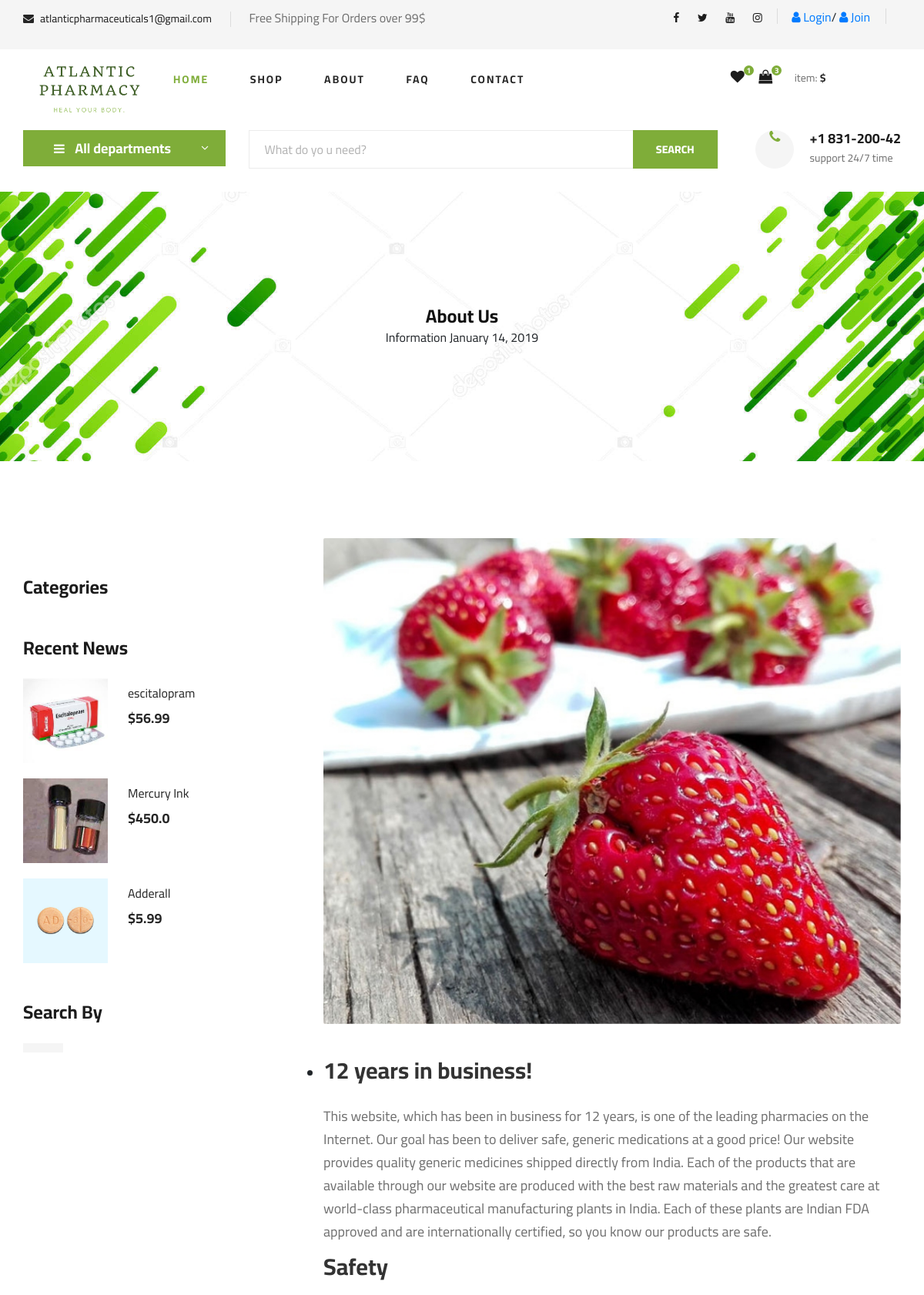
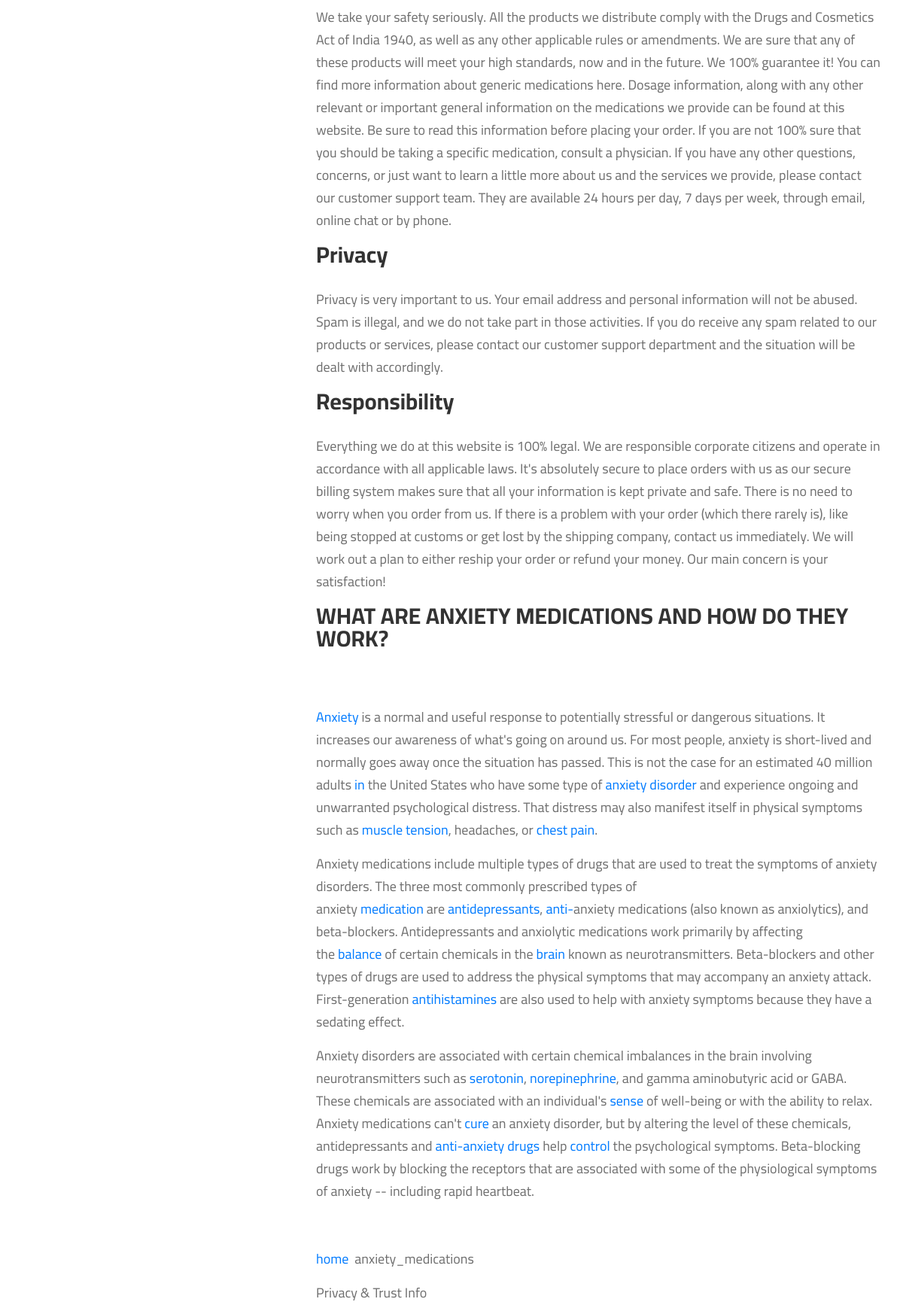
The page /about/ (upper part) on the database its author committed (2 pictures, top to bottom).
### home/models.py (models this page shows, shortened)
class Setting(models.Model):
    objects = None
    STATUS = (
        ('True', 'True'),
        ('False', 'False'),
    )
    title = models.CharField(max_length=150)
    keywords = models.CharField(max_length=255)
    description = models.CharField(max_length=255)
    company = models.CharField(max_length=50)
    address = models.CharField(blank=True, max_length=100)
    phone = models.CharField(blank=True, max_length=15)
    fax = models.CharField(blank=True, max_length=15)
    email = models.CharField(blank=True, max_length=50)
    smtpserver = models.CharField(blank=True, max_length=20)
    smtpemail = models.CharField(blank=True, max_length=20)
    smtppassword = models.CharField(blank=True, max_length=10)
    smtpport = models.CharField(blank=True, max_length=5)
    icon = models.ImageField(blank=True, upload_to='images/')
    facebook = models.CharField(blank=True, max_length=50)
    instagram = models.CharField(blank=True, max_length=50)
    twitter = models.CharField(blank=True, max_length=50)
    youtube = models.CharField(blank=True, max_length=50)
    aboutus = RichTextUploadingField(blank=True)
    contact = RichTextUploadingField(blank=True)
    references = RichTextUploadingField(blank=True)
    status = models.CharField(max_length=10, choices=STATUS)
    create_at = models.DateTimeField(auto_now_add=True)
    update_at = models.DateTimeField(auto_now=True)

### product/models.py (models this page shows, shortened)
class Product(models.Model):
    STATUS = (
        ('True', 'True'),
        ('False', 'False'),
    )
    VARIANTS = (
        ('None', 'None'),
        ('Size', 'Size'),
        ('Color', 'Color'),
        ('Size-Color', 'Size-Color'),
    )
    category = models.ForeignKey(Category, on_delete=models.CASCADE)
    title = models.CharField(max_length=150)
    keywords = models.CharField(max_length=255)
    description = models.CharField(max_length=255)
    image = models.ImageField(upload_to='images/',null=False)
    price = models.FloatField()
    stock = models.IntegerField()
    amount = models.IntegerField()
    minamount = models.IntegerField()
    variant = models.CharField(max_length=10, choices=VARIANTS, default='None')
    detail = RichTextUploadingField()
    slug = models.SlugField(null=False, unique=True)
    status = models.CharField(max_length=10, choices=STATUS)
    create_at = models.DateTimeField(auto_now_add=True)
    update_at = models.DateTimeField(auto_now=True)
    def image_tag(self):
        if self.image.url is not None:
            return mark_safe('<img src="{}" height="50"/>'.format(self.image.url))
    image_tag.short_description = 'Image'

### home/views.py (the view)
# urls.py: path('about/', views.aboutus, name='aboutus'),
def aboutus(request):
    setting = Setting.objects.get(pk=1)
    products_top2 = Product.objects.all().order_by('?')[:3]
    category = Category.objects.all()
    context = {
        'products_top2': products_top2,
        'setting': setting,
        'category': category,
    }
    return render(request, 'about.html', context)

### home/templates/about.html (shortened to what this page needs)
{% extends 'base.html' %}
{% load static %}
{% block content %}
{% load mptt_tags %}
{% block header %}
   {% include "header.html" %}
{% endblock %}
    <section class="blog-details-hero set-bg" data-setbg="{% static 'img/banner-green.jpg' %}">
        <div class="container">
            <div class="row">
                <div class="col-lg-12">
                    <div class="blog__details__hero__text">
                        <h4><strong>  About Us   </strong></h4>
                        <ul>
                            <a>Information</a>
                            <a>January 14, 2019</a>
                        </ul>
                    </div>
                </div>
            </div>
        </div>
    </section>
    <section class="blog-details spad">
        <div class="container">
            <div class="row">
                <div class="col-lg-4 col-md-5 order-md-1 order-2">
                    <div class="blog__sidebar">
                        <div class="blog__sidebar__item">
                            <h4>Categories</h4>
                        </div>
                        <div class="blog__sidebar__item">
                            <h4>Recent News</h4>
                            <div class="blog__sidebar__recent">
                            {% for rs in products_top2 %}
                            <a href="/order/addtoshopcart/{{ rs.id}}" class="latest-product__item">
                                <div class="latest-product__item__pic">
                                    <img src="{{rs.image.url}}" alt="/product/{{ rs.id }}/{{ rs.slug }}">
                                </div>
                                <div class="latest-product__item__text">
                                    <h6 href="/product/{{ rs.id }}/{{ rs.slug }}" >{{ rs.title }}</h6>
                                    <span>${{ rs.price }}</span>
                                </div>
                            </a>
                            {% endfor %}
                            </div>
                        </div>
                        <div class="blog__sidebar__item">
                            <h4>Search By</h4>
                            <div class="blog__sidebar__item__tags">
                                                      {% recursetree category %}
                        <a href="/category/{{node.id }}/{{ node.slug }}"> {{ node.title }}</a>
{% endrecursetree %}
                            </div>
                        </div>
                    </div>
                </div>
                <div class="col-lg-8 col-md-7 order-md-1 order-1">
                    <div class="blog__details__text">
                        <img src="img/blog/details/details-pic.jpg" alt="">
                        <p>{{ setting.aboutus|safe }}</p>
                    </div>
                </div>
            </div>
        </div>
    </section>
 {% endblock %}

### home/templates/base.html (shortened to what this page needs)
{% load static %}
<html lang="zxx">
<head>
    <link rel="stylesheet" href="{% static 'css/bootstrap.min.css' %}" type="text/css">
    <link rel="stylesheet" href="{% static 'css/font-awesome.min.css' %}" type="text/css">
    <link rel="stylesheet" href="{% static 'css/elegant-icons.css' %}" type="text/css">
    <link rel="stylesheet" href="{% static 'css/nice-select.css' %}" type="text/css">
    <link rel="stylesheet" href="{% static 'css/jquery-ui.min.css' %}" type="text/css">
    <link rel="stylesheet" href="{% static 'css/owl.carousel.min.css' %}" type="text/css">
    <link rel="stylesheet" href="{% static 'css/slicknav.min.css' %}" type="text/css">
    <link rel="stylesheet" href="{% static 'css/style.css' %}" type="text/css">
    <link rel="stylesheet" href="{% static 'css/main.css' %}" type="text/css">
    <link rel="stylesheet" href="//code.jquery.com/ui/1.12.1/themes/base/jquery-ui.css">
</head>
<body>
<header class="header">
    <div class="header__top">
        <div class="container">
            <div class="row">
                <div class="col-lg-6 col-md-6">
                    <div class="header__top__left">
                        <ul>
                             <li><i class="fa fa-envelope"></i> {{ setting.email}}</li>
            <li>{{ setting.references|safe }}</li>
                        </ul>
                    </div>
                </div>
                <div class="col-lg-6 col-md-6">
                    <div class="header__top__right">
                        <div class="header__top__right__social">
<a href="{{ setting.facebook|safe }}"><i class="fa fa-facebook"></i></a>
        <a href="{{ setting.twitter|safe }}"><i class="fa fa-twitter"></i></a>
        <a href="{{ setting.youtube|safe }}"><i class="fa fa-youtube"></i></a>
        <a href="{{ setting.instagram|safe }}"><i class="fa fa-instagram"></i></a>
                        </div>
                        <div class="header__top__right__language">
                            {% if user.id is not None %}
                            <div href="/user">My Account</div>
                            <span class="arrow_carrot-down"></span>
                          <ul class="header__menu__dropdown">
<li><a href="/user/favourites" class="fa fa-heart">My Wish list</a></li>
                <li><a href="/user/orders" class="fa fa-exchange">My Orders</a></li>
                <li><a href="/user/comments" class="fa fa-check">My Comments</a></li>
                <li> <a href="/logout/"><i class="fa fa-unlock-alt"></i> logout</a></li>
                      </ul>
                        </div>
                          <strong class=""text-uppercase>{{ user.first_name}} </strong>||
                        <a href="/logout/"><i class="fa fa-unlock-alt"></i> logout</a>
                        <div class="header__top__right__auth">
                            {% else  %}
                            <a href="/login/"><i class="fa fa-user"></i> Login</a>/
                            <a href="/signup/"><i class="fa fa-user"></i> Join</a>
                            {% endif %}
                        </div>
                    </div>
                </div>
            </div>
        </div>
    </div>
    <div class="container">
        <div class="row">
            <div class="col-lg-2">
                <div class="header__logo">
                    <a href=""><img src="{% static 'img/logos/yes.png' %}" alt=""></a>
                </div>
            </div>
            <div class="col-lg-6">
                <nav class="header__menu">
                    <ul>
                        <li class="active"><a href="/home/">Home</a></li>
                        <li><a href="/category/">Shop</a></li>
                        <li><a href="/about/">About</a>
                        </li>
                        <li><a href="/faq/">FAQ</a></li>
                        <li><a href="/contact/">Contact</a></li>
                    </ul>
                </nav>
            </div>
            <div class="col-lg-3">
                <div class="header__cart">
                    <ul>
                        <li><a href="#"><i class="fa fa-heart"></i> <span>1</span></a></li>
                        <li><a href="/shopcart/"><i class="fa fa-shopping-bag"></i> <span>3</span></a></li>
                    </ul>
                    <div class="header__cart__price">item: <span>${{ total }}</span></div>
                </div>
            </div>
        </div>
    </div>
</header>
{% block content %}
{% endblock %}
<link rel="stylesheet" href="https://ajax.googleapis.com/ajax/libs/jqueryui/1.11.4/themes/smoothness/jquery-ui.css">
</body>
</html>

### home/templates/header.html (shortened to what this page needs)
{% load static %}
<section class="hero hero-normal">
    <div class="container">
        <div class="row">
            <div class="col-lg-3">
                <div class="hero__categories">
                    <div class="hero__categories__all">
                        <i class="fa fa-bars"></i>
                        <span>All departments</span>
                    </div>
                        {% load mptt_tags %}
                </div>
            </div>
            <div class="col-lg-9">
                <div class="hero__search">
                    <div class="hero__search__form">
                        <form action="/search/" method="post">
                            <input id="query" name="query" type="text" placeholder="What do yo u need?">
                            <button type="submit" class="site-btn">SEARCH</button>
                        </form>
                    </div>
                    <div class="hero__search__phone">
                        <div class="hero__search__phone__icon">
                            <i class="fa fa-phone"></i>
                        </div>
                        <div class="hero__search__phone__text">
                            <h5>{{ setting.phone}}</h5>
                            <span>support 24/7 time</span>
                        </div>
                    </div>
                </div>
            </div>
        </div>
    </div>
</section>

### rows shown on the page
Setting: email "atlanticpharmaceuticals1@gmail.com", references "Free Shipping For Orders over 99$", phone "+1 831-200-42", aboutus "12 years in business! This website, which has been in business for 12 years, is one of the leading pharmacies on the Internet. Our goal has been to deliver safe, generic medications at a good price! Our website provides quality generic medicines shipped directly from India. Each of the products that are available through our website are produced with the best raw materials and the greatest care at world-class pharmaceutical manufacturing plants in India. Each of these plants are Indian FDA approved and are internationally certified, so you know our products are safe. Safety We take your safety seriously. All the products we distribute comply with the Drugs and Cosmetics Act of India 1940,…"
Product: image (picture), title "escitalopram", price "56.99"
Product: image (picture), title "Mercury Ink", price "450.0"
Product: image (picture), title "Adderall", price "5.99"
